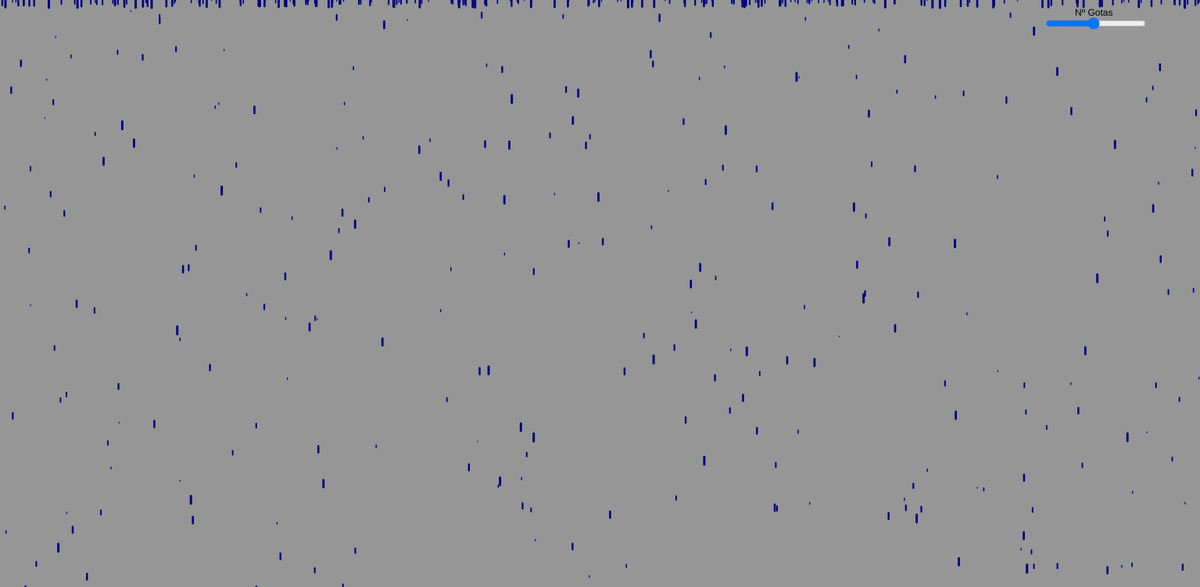
Frame 1 (no input)
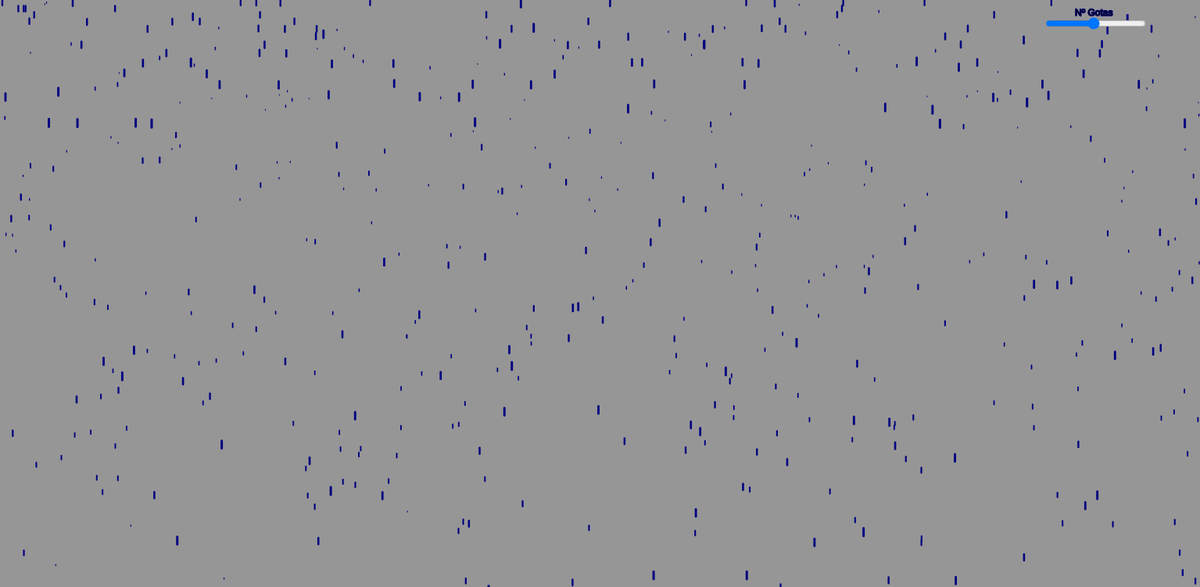
Frame 60 (no input)
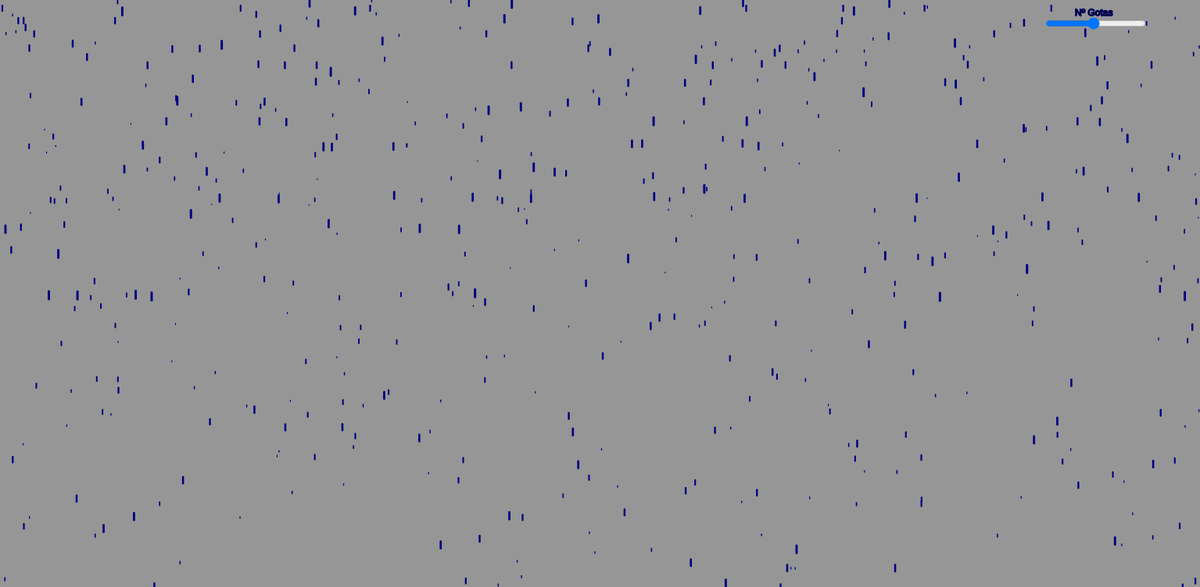
Frame 120 (the mouse pressed at the canvas centre since frame 60)

The p5.js sketch that drew these frames (run headless with seeded random() and noise() and a simulated clock; from frame 60 on, the mouse is pressed at the canvas centre):

// p5.js sketch
// ── sketch.js

let drops = [];
let valorAnterior;
let slider;

class Drop {
	constructor() {
		this.x = random(window.width);
		this.y = random(window.width);
		this.z = random(0, 20);
		this.speed = map(this.z, 0, 20, 10, 20);
		this.leng = map(this.z, 0, 20, 1, 10);
	}

	fall() {
		this.y += this.speed;
		let gravity = map(this.z, 0, 20, 0, 0.3)
		this.speed += gravity;

		if(this.y > window.height) {
			this.y = 0;
			this.speed = map(this.z, 0, 20, 2, 10);
		}
	}

	show() {
		let thick = map(this.z, 0, 20, 1, 3);
		strokeWeight(thick);
		stroke(0, 0, 128);
		line(this.x, this.y, this.x, this.y + this.leng);
	}
};

function setup() {
	createCanvas(1535, 752);

	slider = createSlider(50, 1000, 500, 2);
	slider.position(window.width-200, 20);


	for (let i=0; i < slider.value(); i++)
		drops.push(new Drop());

	valorAnterior = slider.value();
}

function draw() {
	background(150);
	text("Nº Gotas", window.width-160, 20);

	if(slider.value() == valorAnterior) {
		for (let i=0; i < slider.value(); i++) {
			drops[i].fall();
			drops[i].show();
		}
	}

	if(slider.value() != valorAnterior) {
		drops = [];
		for (let i=0; i < slider.value(); i++)
			drops.push(new Drop());
		valorAnterior = slider.value();
	}
}
